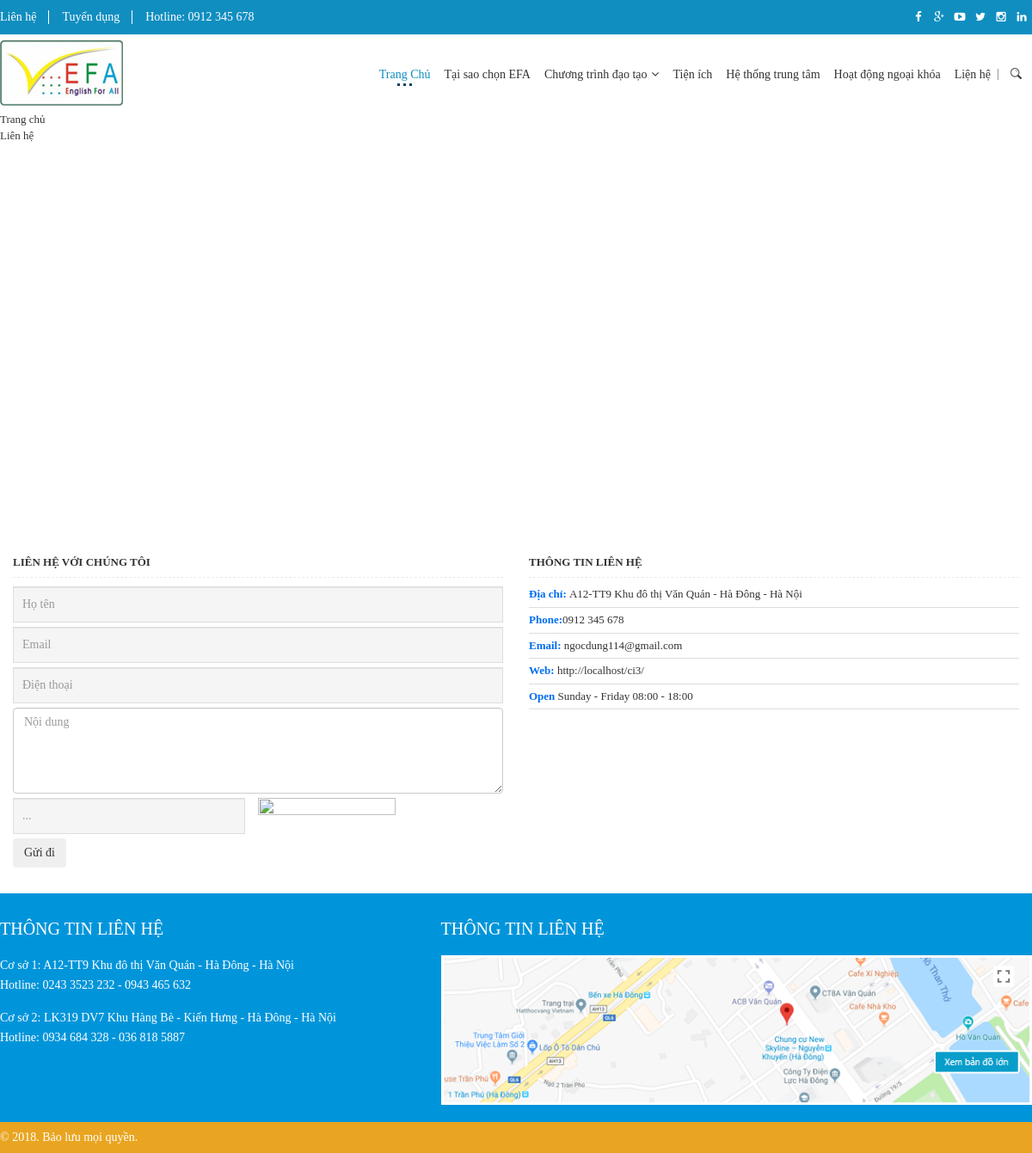
The app's page /index.php/contact with its own data.
### tables this page shows
CREATE TABLE `site_option` (
  `id` int(11) NOT NULL,
  `coppy_right` varchar(200) DEFAULT NULL,
  `site_name` varchar(200) DEFAULT NULL,
  `slogan` varchar(200) DEFAULT NULL,
  `link_instagram` varchar(200) DEFAULT NULL,
  `site_logo` varchar(200) DEFAULT NULL,
  `site_title` varchar(255) DEFAULT NULL,
  `site_title_en` varchar(255) DEFAULT NULL,
  `site_keyword` varchar(255) DEFAULT NULL,
  `site_keyword_en` varchar(255) DEFAULT NULL,
  `site_description` varchar(255) DEFAULT NULL,
  `link_sky` varchar(255) DEFAULT NULL,
  `link_printer` varchar(100) DEFAULT NULL,
  `link_linkedin` varchar(200) DEFAULT NULL,
  `site_email` varchar(100) DEFAULT NULL,
  `site_fanpage` varchar(255) DEFAULT NULL,
  `site_video` varchar(100) DEFAULT NULL,
  `WM_text` varchar(200) DEFAULT NULL,
  `WM_color` varchar(30) DEFAULT NULL,
  `WM_size` int(10) DEFAULT NULL,
  `hotline1` varchar(100) DEFAULT NULL,
  `hotline2` varchar(100) DEFAULT NULL,
  `hotline3` varchar(100) DEFAULT NULL,
  `address` text,
  `link_tt` varchar(100) DEFAULT NULL,
  `favicon` varchar(200) DEFAULT NULL,
  `company_name` varchar(200) DEFAULT NULL,
  `shipping` text,
  `site_promo` text,
  `thanhtoan_tienmat` text,
  `thanhtoan_chuyenkhoan` text,
  `hdfMap` varchar(255) DEFAULT NULL,
  `map_title` varchar(255) DEFAULT NULL,
  `map_adrdress` varchar(255) DEFAULT NULL,
  `map_phone` varchar(255) DEFAULT NULL,
  `dia_chi_timkiem` varchar(255) DEFAULT NULL,
  `lang` char(10) DEFAULT '1',
  `link_gg` varchar(150) DEFAULT NULL,
  `link_youtube` varchar(200) DEFAULT NULL,
  `link_fb` varchar(200) DEFAULT NULL,
  `timeopen` varchar(100) DEFAULT NULL,
  `chat` text,
  `site_logo_footer` varchar(255) DEFAULT NULL,
  `map_iframe` text NOT NULL,
  `input_text_1` varchar(255) DEFAULT NULL,
  `domain` varchar(255) NOT NULL,
  `map_footer` text NOT NULL,
  `config_pro` text NOT NULL,
  `config_pro_content` text NOT NULL,
  `active` tinyint(3) UNSIGNED DEFAULT '1',
  `future` varchar(255) DEFAULT NULL,
  `hanoi` int(11) NOT NULL,
  `tinhle` int(11) NOT NULL
);

CREATE TABLE `menu` (
  `id` int(11) NOT NULL,
  `name` varchar(255) DEFAULT NULL,
  `url` varchar(250) DEFAULT NULL,
  `image` varchar(100) DEFAULT NULL,
  `alias` varchar(250) DEFAULT NULL,
  `position` varchar(20) DEFAULT NULL,
  `target` varchar(20) DEFAULT NULL,
  `seturl` tinyint(2) DEFAULT NULL,
  `parent_id` int(11) DEFAULT NULL,
  `description` text,
  `module` varchar(100) DEFAULT NULL,
  `cat_id` int(11) DEFAULT NULL,
  `sort` int(11) DEFAULT NULL,
  `home` tinyint(1) DEFAULT '0',
  `lang` char(10) DEFAULT '1',
  `view_type` char(10) DEFAULT NULL,
  `style` int(1) DEFAULT NULL,
  `level` int(1) DEFAULT NULL
);

### application/widgets/blkmenu_top/controller.php (called while the page is built)
<?php if ( ! defined('BASEPATH')) exit('No direct script access allowed');
class Blkmenu_top_widget extends MY_Widget
{
    function index(){
		$this->load->model('f_homemodel');
		$data['menu_root'] = $this->f_homemodel->get_data('menu',
            array(
                'position'=>'main',
                'parent_id'=>0
            ), array('sort'=>''));
        foreach ($data['menu_root'] as $key => $cat) {
            $data['menu_root'][$key]->menu_sub =  $this->system_model->get_data('menu',array( 'position'=>'main',
                    'parent_id ='=>$cat->id,
                    'lang' => $this->language),
                array('sort'=>''));
        }
			 $data['menu_sub'] = $this->f_homemodel->get_data('menu',array( 'position'=>'main','parent_id !='=>0,'lang' => $this->language),
                array('sort'=>'')
            );
				 $data['menu_sub_parent'] = $this->f_homemodel->get_data('menu',array(
				 'position'=>'main',
				 'parent_id !='=>0,
				 'lang' => $this->language),
					array('sort'=>'')
				);
        $data['cate_all']=$this->f_homemodel->get_data('product_category',array(
            'lang' => $this->language,
            'parent_id'=>0
        ));
		$this->load->view('view',$data);
    }
}

### application/core/MY_Loader.php (called while the page is built, shortened)
<?php if (!defined('BASEPATH')) exit('No direct script access allowed');
require 'MY_Widget.php';
class MY_Loader extends CI_Loader
{
    public function widget($widget_directory, $agrs = array())
    {
        $MD = new $class_name;
        call_user_func_array(array($MD, 'index'), $agrs);
        $content = ob_get_contents();
        return $content;
    }
}
?>

### application/core/MY_Controller.php (called while the page is built, shortened)
<?php if (!defined('BASEPATH')) exit('No direct script access allowed');
    class MY_Controller extends CI_Controller
    {
        function __construct()
        {
            $this->load->model('system_model');
			$this->load->model('visitormodel', 'vm');
            $this->load->helper('language');
			$this->load->helper('url');
            $weblang=array('vi'=>'vietnamese','en'=>'english', 'ja'=>'japanese', 'ko'=>'korea');
            if($this->session->userdata('lang')&&$this->session->userdata('lang')!=null){
                $lang=$weblang[$this->session->userdata('lang')];
                $this->lang->load($this->session->userdata('lang'), $lang);
            }else{
                $this->session->set_userdata('lang','vi');
                $lang=$weblang[$this->session->userdata('lang')];
                $this->lang->load($this->session->userdata('lang'), $lang);
            }
			$this->language = $this->session->userdata('lang');
			$this->lang->load('upload',$lang);
			$this->lang->load('customer',$lang);
            $this->option = $this->system_model->getFirstRowWhere('site_option',array(
                'lang' => $this->language
            ));
            $count = 0;
            $this->count_cart= $count;
        }
        public function LoadHeader($view,$seo=array(),$show_slider=false)
        {
            $data  = array();
            $data['count'] = $this->count_cart;
            $data['blkmenu_top']=$this->load->widget('blkmenu_top');
            $data['blksearch']=$this->load->widget('blksearch');
            if($show_slider==true){
                $data['slide'] = $this->load->widget('slide');
            }else{
                $data['slide']='';
            }
            $data['seo']=$seo;
            if($view == null)
            {
                $this->load->view('common/header', $data);
            }
            else{
                $this->load->view($view,$data);
            }
        }
        public function LoadFooter($view = null)
        {
            $this->load->helper('webcounter_helper');
            $data = array();
            $data['blkmenu_bottom']=$this->load->widget('blkmenu_bottom');
            if($view == null)
            {
                $this->load->view('common/footer', $data);
            }
            else{
                $this->load->view($view,$data);
            }
        }
    }

### index.php (called while the page is built, shortened)
<?php
require_once BASEPATH.'core/CodeIgniter.php';

### application/core/MY_Widget.php (called while the page is built, shortened)
<?php  if ( ! defined('BASEPATH')) exit('No direct script access allowed');
class MY_Widget
{
    function __get($key)
    {
        $CI =& get_instance();
        return $CI->$key;
    }
}
?>

### application/core/MY_Model.php (called while the page is built, shortened)
<?php (defined('BASEPATH')) OR exit('No direct script access allowed');
class MY_Model extends CI_Model
{
    public function getField($table, $field,$where=null)
    {
        $this->db->select($field);
        if($where!=null){
            $this->db->where($where);
        }
        $q = $this->db->get($table);
        return $q->first_row();
    }
    public function getFirstRowWhere($table,$where=array())
    {
        if ($table && is_array($where)) {
            $this->db->where($where);
        } else {
            return false;
        }
		$this->db->order_by('id','desc');
        $q = $this->db->get($table);
        return $q->first_row();
    }
    public function get_data($tablename,$where=array(),$order=array(),$getfirst=false,$limit=0,$offset=0){
        $this->db->from($tablename);
        if(is_array($where)&&!empty($where)){
            $this->db->where($where);
        }
        if(!empty($order)&&is_array($order)){
            foreach ($order as $field => $val){
               $this->db->order_by($field,$val);
            }
        }
        if ($getfirst===true){
            return $this->db->get()->first_row();
        }else{
            return $this->db->get()->result();
        }
    }
}
?>

### application/widgets/blkmenu_top/view.php (the view, shortened to what this page needs)
<nav class="nav is-fixed" role="navigation">
    <div class="wrapper wrapper-flush">
        <div class="nav-container">
            <ul class="nav-menu menu clearfix">
                <li class="menu-item is-active"><a href="" class="menu-link">Trang Chủ</a></li>
                <?php if(count($menu_root)) : ?>
                    <?php foreach ($menu_root as $key_r => $mr) : ?>
                        <li class="menu-item <?php if(!empty($mr->menu_sub)): ?> has-dropdown<?php endif;?>"">
                        <a href="<?=base_url($mr->url);?>" class="menu-link" title="<?=@$mr->name;?>"><?=@$mr->name;?></a>
                        </li>
                    <?php endforeach;?>
                <?php endif;?>
            </ul>
        </div>
    </div>
</nav>

### application/views/common/header.php (shortened to what this page needs)
<!DOCTYPE html>
<html lang="en">
<head>
    <link href="<?=site_url()?>assets/css/front_end/bootstrap.min.css" rel="stylesheet"/>
    <link href="<?=site_url()?>assets/css/front_end/font-awesome.css" rel="stylesheet"/>
    <link href="<?=site_url()?>assets/css/front_end/owl.carousel.min.css"rel="stylesheet">
    <link href="<?=site_url()?>assets/css/front_end/owl.theme.default.min.css"rel="stylesheet">
    <link href="<?=site_url()?>assets/css/front_end/search.css"rel="stylesheet">
    <link href="<?=site_url()?>assets/css/front_end/menu-2.css" rel="stylesheet"/>
    <link href="<?=site_url()?>assets/css/front_end/animate.css" rel="stylesheet"/>
    <link href="<?=site_url()?>assets/css/front_end/style00.css" rel="stylesheet"/>
    <link href="<?=site_url()?>assets/css/front_end/setmedia.css" rel="stylesheet"/>
</head>
<body >
<header id="header">
    <section class="sc_head_top clearfix">
        <div class="container">
            <div class="row_pc">
                <div class="clearfix bd_head_top fadeInDown wow">
                    <ul class="pull-left list_ct_hd hidden-xs">
                        <li><a href="<?= base_url('lien-he')?>">Liên hệ</a></li>
                        <li><a href="">Tuyển dụng</a></li>
                        <li><a href="tel:<?= $this->option->hotline1?>">Hotline: <?= $this->option->hotline1?></a></li>
                    </ul>
                    <div class="pull-right hd_right">
                        <div class="list_link_hd">
                            <a href="" class="fa fa-facebook"></a>
                            <a href="" class="fa fa-google-plus"></a>
                            <a href="" class="fa fa-youtube-play"></a>
                            <a href="" class="fa fa-twitter"></a>
                            <a href="" class="fa fa-instagram"></a>
                            <a href="" class="fa fa-linkedin"></a>
                        </div>
                    </div>
                </div>
            </div>
        </div>
    </section>
    <section class="sc_head_bot sticky-header clearfix">
        <div class="container">
            <div class="row_pc">
                <div class="col-md-3 hidden-sm hidden-xs">
                    <div class="row">
                        <h1 class="logo_pc"><a href="<?= base_url()?>"><img src="<?= base_url($this->option->site_logo)?>" alt="<?= $this->option->site_name?>"></a></h1>
                    </div>
                </div>
                <div class="col-md-9 col-xs-12">
                    <div class="row">
                        <div class="group_menu_search clearfix">
                            <div id="sb-search" class="sb-search search_box">
                                <?= $blksearch?>
                            </div>
                            <div class="menu_main">
                                <?= $blkmenu_top?>
                            </div>
                        </div>
                    </div>
                </div>
            </div>
        </div>
    </section>
</header>

### application/views/contact/contact.php (shortened to what this page needs)
<section class="qts_mid_content clearfix">
    <div class="container">
        <div class="row">
            <ul class="breadcrumbs-cate">
                <li>
                    <a href="<?= base_url()?>" title="trang chủ">Trang chủ</a>
                </li>
                <?= $sBreadcrumbs?>
            </ul>
        </div>
    </div>
    <div class="container">
        <div class="row_pc">
            <div class="clearfix clearfix-20"></div>
            <body onLoad="initialize()" onUnload="GUnload()">
            <div id="map_canvas" style="width:100%; height: 400px"></div>
            <div class="clearfix clearfix-30"></div>
            <div class="header_prod_detail">
                <div class="row_15">
                    <div class="col-md-6">
                        <h3 class='tit_news'><a href="" ><?=lang('lhvct');?></a></h3>
                        <form action="" id="register_user_frm" method="post" class="validate form-register"  role="form">
                            <div class="row">
                                <div class="col-md-12">
                                    <div>
                                        <input type="text" name="full_name" id="name" class="validate[required] form-control" placeholder="<?=lang('name');?>">
                                    </div>
                                    <div>
                                        <input type="text" name="email" id="email" class="validate[required, custom[email]] form-control" placeholder="Email">
                                    </div>
                                    <div>
                                        <input type="text" name="phone" id="phone" class="validate[required, custom[phone]] form-control" placeholder="<?=lang('phone');?>">
                                    </div>
                                </div>
                                <div class="col-md-12">
                                    <div>
                                        <textarea name="message" id="message" class="validate[required] form-control" placeholder="<?=lang('ghichu');?>"></textarea>
                                    </div>
                                </div>
                                <div class="col-md-6 col-sm-6">
                                    <input type="text" placeholder="..." class="form-control" name="captcha_user" id="captcha_user">
                                </div>
                                <img src="<?php echo base_url().$imageCaptchaPostAds; ?>" width="160" height="40"  style="margin-top: 5px"/>
                                <div class="col-md-12">
                                    <p id="submit" >
                                        <input type="button" name="sendcontact" id="signupuser" value="<?=lang('guidi');?>" class="btn btn-line">
                                    </p>
                                </div>
                            </div>
                        </form>
                    </div>
                    <div id="sidebar" class="col-md-6">
                        <div class="widget widget_text">
                            <h3 class='tit_news'><a href="" ><?=lang('ttlh');?></a></h3>
                            <address>
                                <span><strong><?= lang('diachi')?>: </strong><?=$this->option->address;?></span>
                                <span><strong>Phone:</strong><?=$this->option->hotline1;?></span>
                                <span><strong>Email: </strong><a href="mailto:<?=$this->option->site_email;?>"><?=$this->option->site_email;?></a></span>
                                <span><strong>Web: </strong><a href="#test"><?=base_url()?></a></span>
                                <span><strong>Open </strong>Sunday - Friday 08:00 - 18:00</span>
                            </address>
                        </div>
                    </div>
                </div>
            </div>
            <div class="clearfix clearfix-30"></div>
        </div>
    </div>
</section>

### records on screen
site_option: hotline1 "0912 345 678", site_logo (picture), address "A12-TT9 Khu đô thị Văn Quán - Hà Đông - Hà Nội", site_email "ngocdung114@gmail.com"
menu: name "Tại sao chọn EFA"
menu: name "Chương trình đạo tạo"
menu: name "Tiện ích"
menu: name "Hệ thống trung tâm"
menu: name "Hoạt động ngoại khóa"
menu: name "Liện hệ"

### other values on screen
lang('lienhe') "Liên hệ"
lang('lhvct') "LIÊN HỆ VỚI CHÚNG TÔI"
lang('ttlh') "THÔNG TIN LIÊN HỆ"
lang('diachi') "Địa chỉ"
base_url() "http://localhost/ci3/"
